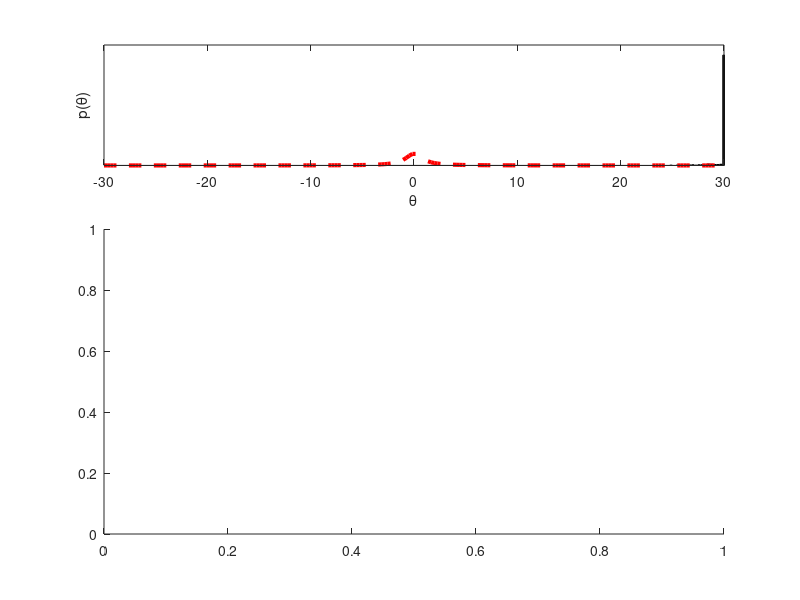

MATLAB code to generate this figure: (Note: this script raises an error after producing the figure.)
# Use the Metropolis procedure to sample from Cauchy density
1; # not a function file
function y = cauchy(theta)
  # returns the unnormalized density of the cauchy distribution
  y = 1 ./ (1 + theta .^ 2);
end


# Initialise the Metropolis sampler
T = 1000; # max iterations
burnin = 500; # samples to exclude
sigma = 1.5 # std dev of normal proposal density
thetamin  = -30; thetamax = 30; # define a range for starting values
theta = zeros(4, T); # init storage space for our samples
# seed=1; rand('state', seed); randn('state',seed); # set the random seed
theta(1,:) = unifrnd (thetamin, thetamax);



# start sampling
t = 1;
while t < T # iterate until we have T samples
  t=t+1;
  # propose a new value for theta using a normal proposal density
  theta_star = normrnd (theta(t-1,:), sigma);
  # calculate the acceptance ratio
  alpha = min ([ 1 (cauchy( theta_star(1,:)) / cauchy (theta(t-1,:) ))]);
  # draw a uniform deviate from [0. 1]
  u = rand;
  # do we accept this proposal?
  for (i = 1:columns(theta))
    if u < alpha
      theta(t,i) = theta_star(1,i); # if so, proposal becomes a new state
    else
      theta(t,i) = theta(t-1,i); # if not, copy old state
    endif
  end
end

# Display histogram of our samples
figure (1); clf;
subplot (3,1,1);
nbins = 200;
thetabins = linspace (thetamin, thetamax, nbins);
counts = hist (theta(burnin:T), thetabins);
bar (thetabins, counts/sum(counts), 'k');
xlim ([thetamin thetamax]);
xlabel ('\theta'); ylabel ('p(\theta)');

# overlay the theoretical density
y = cauchy (thetabins);
hold on;
plot (thetabins, y/sum(y), 'r--', 'LineWidth', 3);
set (gca, 'YTick', []);

# display history of our samples
subplot (3,1,2:3);
stairs (theta, 1:T, 'k-');
ylabel ('t'); xlabel ('\theta');
set (gca, 'YDir', 'reverse');
xlim ([thetamin thetamax]);

accepted(1) / sum(accepted)
